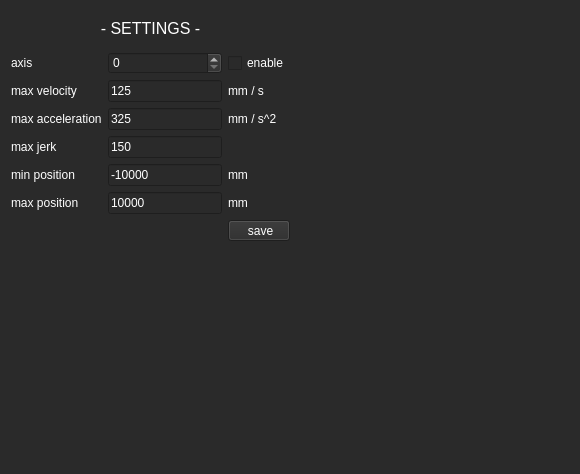
<?xml version="1.0" encoding="UTF-8"?>
<ui version="4.0">
 <class>form_settings</class>
 <widget class="QDialog" name="form_settings">
  <property name="geometry">
   <rect>
    <x>0</x>
    <y>0</y>
    <width>580</width>
    <height>474</height>
   </rect>
  </property>
  <property name="windowTitle">
   <string>Dialog</string>
  </property>
  <property name="styleSheet">
   <string notr="true">background-color: rgb(42, 42, 42);
color: rgb(255, 255, 255);</string>
  </property>
  <layout class="QGridLayout" name="gridLayout">
   <item row="0" column="0">
    <layout class="QGridLayout" name="gridLayout_16">
     <item row="6" column="0">
      <widget class="QLabel" name="label_31">
       <property name="text">
        <string>max position</string>
       </property>
      </widget>
     </item>
     <item row="5" column="1">
      <widget class="QLineEdit" name="lineEdit_min_pos">
       <property name="text">
        <string>-10000</string>
       </property>
      </widget>
     </item>
     <item row="3" column="1">
      <widget class="QLineEdit" name="lineEdit_max_acc">
       <property name="text">
        <string>325</string>
       </property>
      </widget>
     </item>
     <item row="7" column="2">
      <widget class="QToolButton" name="toolButton_save">
       <property name="sizePolicy">
        <sizepolicy hsizetype="Preferred" vsizetype="Fixed">
         <horstretch>0</horstretch>
         <verstretch>0</verstretch>
        </sizepolicy>
       </property>
       <property name="layoutDirection">
        <enum>Qt::LeftToRight</enum>
       </property>
       <property name="text">
        <string> save</string>
       </property>
       <property name="icon">
        <iconset resource="icons.qrc">
         <normaloff>:/pictures/btn_25_25_file_save.png</normaloff>:/pictures/btn_25_25_file_save.png</iconset>
       </property>
       <property name="iconSize">
        <size>
         <width>35</width>
         <height>35</height>
        </size>
       </property>
       <property name="toolButtonStyle">
        <enum>Qt::ToolButtonTextBesideIcon</enum>
       </property>
      </widget>
     </item>
     <item row="2" column="2">
      <widget class="QLabel" name="label_28">
       <property name="text">
        <string>mm / s</string>
       </property>
      </widget>
     </item>
     <item row="3" column="2">
      <widget class="QLabel" name="label_27">
       <property name="text">
        <string>mm / s^2</string>
       </property>
      </widget>
     </item>
     <item row="2" column="1">
      <widget class="QLineEdit" name="lineEdit_max_vel">
       <property name="minimumSize">
        <size>
         <width>100</width>
         <height>0</height>
        </size>
       </property>
       <property name="text">
        <string>125</string>
       </property>
      </widget>
     </item>
     <item row="6" column="1">
      <widget class="QLineEdit" name="lineEdit_max_pos">
       <property name="text">
        <string>10000</string>
       </property>
      </widget>
     </item>
     <item row="1" column="0">
      <widget class="QLabel" name="label">
       <property name="text">
        <string>axis</string>
       </property>
      </widget>
     </item>
     <item row="4" column="0">
      <widget class="QLabel" name="label_33">
       <property name="text">
        <string>max jerk</string>
       </property>
      </widget>
     </item>
     <item row="6" column="2">
      <widget class="QLabel" name="label_26">
       <property name="text">
        <string>mm</string>
       </property>
      </widget>
     </item>
     <item row="5" column="0">
      <widget class="QLabel" name="label_29">
       <property name="text">
        <string>min position</string>
       </property>
      </widget>
     </item>
     <item row="3" column="0">
      <widget class="QLabel" name="label_13">
       <property name="text">
        <string>max acceleration</string>
       </property>
      </widget>
     </item>
     <item row="1" column="1">
      <widget class="QSpinBox" name="spinBox_axis_nr">
       <property name="minimum">
        <number>0</number>
       </property>
       <property name="maximum">
        <number>8</number>
       </property>
       <property name="value">
        <number>0</number>
       </property>
      </widget>
     </item>
     <item row="1" column="2">
      <widget class="QCheckBox" name="checkBox_enable">
       <property name="text">
        <string>enable</string>
       </property>
      </widget>
     </item>
     <item row="2" column="0">
      <widget class="QLabel" name="label_32">
       <property name="text">
        <string>max velocity</string>
       </property>
      </widget>
     </item>
     <item row="0" column="0" colspan="3">
      <widget class="QLabel" name="label_5">
       <property name="minimumSize">
        <size>
         <width>0</width>
         <height>35</height>
        </size>
       </property>
       <property name="font">
        <font>
         <pointsize>12</pointsize>
        </font>
       </property>
       <property name="text">
        <string>- SETTINGS -</string>
       </property>
       <property name="alignment">
        <set>Qt::AlignCenter</set>
       </property>
      </widget>
     </item>
     <item row="4" column="1">
      <widget class="QLineEdit" name="lineEdit_max_jerk">
       <property name="text">
        <string>150</string>
       </property>
      </widget>
     </item>
     <item row="5" column="2">
      <widget class="QLabel" name="label_30">
       <property name="text">
        <string>mm</string>
       </property>
      </widget>
     </item>
    </layout>
   </item>
   <item row="0" column="1">
    <spacer name="horizontalSpacer">
     <property name="orientation">
      <enum>Qt::Horizontal</enum>
     </property>
     <property name="sizeHint" stdset="0">
      <size>
       <width>223</width>
       <height>20</height>
      </size>
     </property>
    </spacer>
   </item>
   <item row="1" column="0">
    <spacer name="verticalSpacer">
     <property name="orientation">
      <enum>Qt::Vertical</enum>
     </property>
     <property name="sizeHint" stdset="0">
      <size>
       <width>20</width>
       <height>40</height>
      </size>
     </property>
    </spacer>
   </item>
  </layout>
 </widget>
 <resources>
  <include location="icons.qrc"/>
 </resources>
 <connections/>
</ui>
